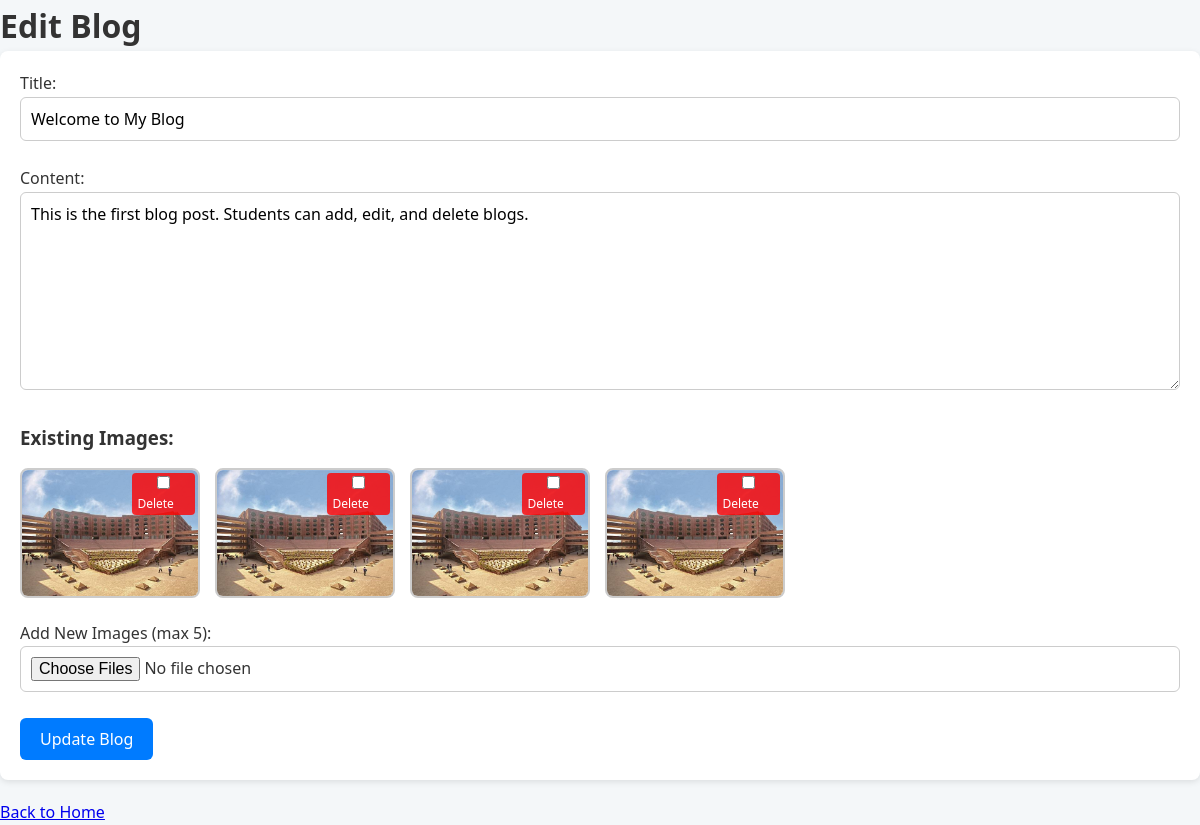
The app's page /edit.php?id=1 (signed in) with its own data.
### tables this page shows
CREATE TABLE IF NOT EXISTS `blogs` (
  `id` int NOT NULL AUTO_INCREMENT,
  `title` varchar(255) NOT NULL,
  `content` text NOT NULL,
  `author` varchar(100) NOT NULL,
  `created_at` datetime DEFAULT CURRENT_TIMESTAMP,
  `updated_at` datetime DEFAULT CURRENT_TIMESTAMP ON UPDATE CURRENT_TIMESTAMP,
  PRIMARY KEY (`id`)
);

CREATE TABLE IF NOT EXISTS `blog_images` (
  `id` int NOT NULL AUTO_INCREMENT,
  `blog_id` int NOT NULL,
  `image_path` varchar(255) NOT NULL,
  PRIMARY KEY (`id`),
  KEY `blog_id` (`blog_id`)
);

### edit.php (the view, shortened to what this page needs)
<?php
require 'db.php';
$id = $_GET['id'] ?? 0;
$stmt = $conn->prepare("SELECT * FROM blogs WHERE id = ?");
$stmt->bind_param("i", $id);
$stmt->execute();
$blog = $stmt->get_result()->fetch_assoc();
$img_stmt = $conn->prepare("SELECT * FROM blog_images WHERE blog_id = ?");
$img_stmt->bind_param("i", $id);
$img_stmt->execute();
$images = $img_stmt->get_result();
?>
<!DOCTYPE html>
<html>
<head>
    <link rel="stylesheet" href="styles.css">
</head>
<body>
<h1>Edit Blog</h1>
<form method="POST" enctype="multipart/form-data">
    <label>Title:</label><br>
    <input type="text" name="title" value="<?= htmlspecialchars($blog['title']) ?>" required><br><br>
    <label>Content:</label><br>
    <textarea name="content" rows="8" cols="50" required><?= htmlspecialchars($blog['content']) ?></textarea><br><br>
    <h3>Existing Images:</h3>
    <div class="image-preview">
        <?php while ($img = $images->fetch_assoc()): ?>
            <div>
                <img src="<?= htmlspecialchars($img['image_path']) ?>" alt="Blog Image">
                <label>
                    <input type="checkbox" name="delete_images[]" value="<?= $img['id'] ?>"> Delete
                </label>
            </div>
        <?php endwhile; ?>
    </div>
    <label>Add New Images (max 5):</label><br>
    <input type="file" name="images[]" multiple accept="image/*"><br><br>
    <button type="submit" name="submit">Update Blog</button>
</form>
<a href="index.php">Back to Home</a>
</body>
</html>

### styles.css (style rules this page uses)
* { margin: 0; padding: 0; box-sizing: border-box; font-family: 'Segoe UI', Tahoma, Geneva, Verdana, sans-serif; }
body { background-color: #f4f7f9; color: #333; line-height: 1.6; }
form { background: #fff; padding: 20px; border-radius: 8px; margin-bottom: 20px; box-shadow: 0 2px 6px rgba(0,0,0,0.1); }
input[type="text"], textarea { width: 100%; padding: 10px; border: 1px solid #ccc; border-radius: 6px; outline: none; font-size: 1em; }
textarea { resize: vertical; }
button { padding: 10px 20px; border: none; background-color: #007BFF; color: white; border-radius: 6px; cursor: pointer; font-size: 1em; }
input, textarea { width: 100%; padding: 10px; border: 1px solid #ccc; border-radius: 6px; outline: none; font-size: 1em; }

### edit.php (style rules this page uses)
.image-preview { display: flex; flex-wrap: wrap; gap: 15px; margin: 15px 0; }
.image-preview div { position: relative; }
.image-preview img { width: 180px; height: 130px; object-fit: cover; border-radius: 8px; border: 2px solid #ccc; }
.image-preview label { position: absolute; top: 5px; right: 5px; background: rgba(255, 0, 0, 0.8); color: white; padding: 2px 5px; border-radius: 4px; font-size: 12px; cursor: pointer; }

### records on screen
blogs: title "Welcome to My Blog", content "This is the first blog post. Students can add, edit, and delete blogs."
blog_images: image_path (picture)
blog_images: image_path (picture)
blog_images: image_path (picture)
blog_images: image_path (picture)
